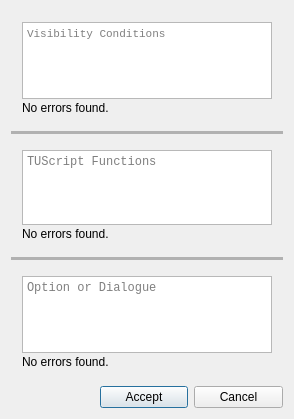
<?xml version="1.0" encoding="UTF-8"?>
<ui version="4.0">
 <class>QScriptEditWindow</class>
 <widget class="QDialog" name="QScriptEditWindow">
  <property name="windowModality">
   <enum>Qt::ApplicationModal</enum>
  </property>
  <property name="geometry">
   <rect>
    <x>0</x>
    <y>0</y>
    <width>294</width>
    <height>419</height>
   </rect>
  </property>
  <property name="sizePolicy">
   <sizepolicy hsizetype="Fixed" vsizetype="MinimumExpanding">
    <horstretch>0</horstretch>
    <verstretch>0</verstretch>
   </sizepolicy>
  </property>
  <property name="minimumSize">
   <size>
    <width>200</width>
    <height>305</height>
   </size>
  </property>
  <property name="windowTitle">
   <string>Edit Fragment</string>
  </property>
  <property name="modal">
   <bool>true</bool>
  </property>
  <layout class="QVBoxLayout" name="verticalLayout_5">
   <item>
    <widget class="QSplitter" name="splitter">
     <property name="styleSheet">
      <string notr="true">QSplitter::handle {background: rgb(177, 177, 177);}</string>
     </property>
     <property name="orientation">
      <enum>Qt::Vertical</enum>
     </property>
     <property name="opaqueResize">
      <bool>true</bool>
     </property>
     <property name="handleWidth">
      <number>3</number>
     </property>
     <property name="childrenCollapsible">
      <bool>false</bool>
     </property>
     <widget class="QWidget" name="verticalLayoutWidget">
      <layout class="QVBoxLayout" name="verticalLayout_3">
       <property name="spacing">
        <number>2</number>
       </property>
       <item>
        <widget class="QTextEdit" name="txtVisibility">
         <property name="sizePolicy">
          <sizepolicy hsizetype="Expanding" vsizetype="Expanding">
           <horstretch>0</horstretch>
           <verstretch>0</verstretch>
          </sizepolicy>
         </property>
         <property name="minimumSize">
          <size>
           <width>0</width>
           <height>50</height>
          </size>
         </property>
         <property name="font">
          <font>
           <family>Consolas</family>
           <pointsize>8</pointsize>
          </font>
         </property>
         <property name="placeholderText">
          <string>Visibility Conditions</string>
         </property>
        </widget>
       </item>
       <item>
        <widget class="QLabel" name="lblVisErrors">
         <property name="text">
          <string>&lt;html&gt;&lt;head/&gt;&lt;body&gt;&lt;p&gt;No errors found.&lt;/p&gt;&lt;/body&gt;&lt;/html&gt;</string>
         </property>
        </widget>
       </item>
       <item>
        <widget class="Line" name="line_2">
         <property name="lineWidth">
          <number>0</number>
         </property>
         <property name="orientation">
          <enum>Qt::Horizontal</enum>
         </property>
        </widget>
       </item>
      </layout>
     </widget>
     <widget class="QWidget" name="verticalLayoutWidget_2">
      <layout class="QVBoxLayout" name="verticalLayout_2">
       <property name="spacing">
        <number>2</number>
       </property>
       <item>
        <widget class="Line" name="line">
         <property name="lineWidth">
          <number>0</number>
         </property>
         <property name="orientation">
          <enum>Qt::Horizontal</enum>
         </property>
        </widget>
       </item>
       <item>
        <widget class="QTextEdit" name="txtScripts">
         <property name="sizePolicy">
          <sizepolicy hsizetype="Expanding" vsizetype="Expanding">
           <horstretch>0</horstretch>
           <verstretch>0</verstretch>
          </sizepolicy>
         </property>
         <property name="minimumSize">
          <size>
           <width>0</width>
           <height>50</height>
          </size>
         </property>
         <property name="font">
          <font>
           <family>Consolas</family>
          </font>
         </property>
         <property name="acceptRichText">
          <bool>false</bool>
         </property>
         <property name="placeholderText">
          <string>TUScript Functions</string>
         </property>
        </widget>
       </item>
       <item>
        <widget class="QLabel" name="lblScriptErrors">
         <property name="text">
          <string>&lt;html&gt;&lt;head/&gt;&lt;body&gt;&lt;p&gt;No errors found.&lt;/p&gt;&lt;/body&gt;&lt;/html&gt;</string>
         </property>
        </widget>
       </item>
       <item>
        <widget class="Line" name="line_3">
         <property name="lineWidth">
          <number>0</number>
         </property>
         <property name="orientation">
          <enum>Qt::Horizontal</enum>
         </property>
        </widget>
       </item>
      </layout>
     </widget>
     <widget class="QWidget" name="verticalLayoutWidget_3">
      <layout class="QVBoxLayout" name="verticalLayout_4">
       <property name="spacing">
        <number>2</number>
       </property>
       <item>
        <widget class="Line" name="line_4">
         <property name="lineWidth">
          <number>0</number>
         </property>
         <property name="orientation">
          <enum>Qt::Horizontal</enum>
         </property>
        </widget>
       </item>
       <item>
        <widget class="QTextEdit" name="txtText">
         <property name="sizePolicy">
          <sizepolicy hsizetype="Expanding" vsizetype="Expanding">
           <horstretch>0</horstretch>
           <verstretch>0</verstretch>
          </sizepolicy>
         </property>
         <property name="minimumSize">
          <size>
           <width>0</width>
           <height>50</height>
          </size>
         </property>
         <property name="font">
          <font>
           <family>Consolas</family>
          </font>
         </property>
         <property name="acceptRichText">
          <bool>false</bool>
         </property>
         <property name="placeholderText">
          <string>Option or Dialogue</string>
         </property>
        </widget>
       </item>
       <item>
        <widget class="QLabel" name="lblTxtErrors">
         <property name="text">
          <string>&lt;html&gt;&lt;head/&gt;&lt;body&gt;&lt;p&gt;No errors found.&lt;/p&gt;&lt;/body&gt;&lt;/html&gt;</string>
         </property>
        </widget>
       </item>
      </layout>
     </widget>
    </widget>
   </item>
   <item>
    <layout class="QVBoxLayout" name="verticalLayout">
     <property name="sizeConstraint">
      <enum>QLayout::SetFixedSize</enum>
     </property>
     <item>
      <layout class="QHBoxLayout" name="horizontalLayout">
       <property name="sizeConstraint">
        <enum>QLayout::SetDefaultConstraint</enum>
       </property>
       <item>
        <spacer name="horizontalSpacer">
         <property name="orientation">
          <enum>Qt::Horizontal</enum>
         </property>
         <property name="sizeHint" stdset="0">
          <size>
           <width>40</width>
           <height>20</height>
          </size>
         </property>
        </spacer>
       </item>
       <item>
        <widget class="QPushButton" name="btnAccept">
         <property name="sizePolicy">
          <sizepolicy hsizetype="MinimumExpanding" vsizetype="Fixed">
           <horstretch>0</horstretch>
           <verstretch>0</verstretch>
          </sizepolicy>
         </property>
         <property name="maximumSize">
          <size>
           <width>100</width>
           <height>16777215</height>
          </size>
         </property>
         <property name="text">
          <string>Accept</string>
         </property>
        </widget>
       </item>
       <item>
        <widget class="QPushButton" name="btnCancel">
         <property name="sizePolicy">
          <sizepolicy hsizetype="MinimumExpanding" vsizetype="Fixed">
           <horstretch>0</horstretch>
           <verstretch>0</verstretch>
          </sizepolicy>
         </property>
         <property name="maximumSize">
          <size>
           <width>100</width>
           <height>16777215</height>
          </size>
         </property>
         <property name="text">
          <string>Cancel</string>
         </property>
        </widget>
       </item>
      </layout>
     </item>
    </layout>
   </item>
  </layout>
 </widget>
 <layoutdefault spacing="6" margin="11"/>
 <resources/>
 <connections/>
</ui>
